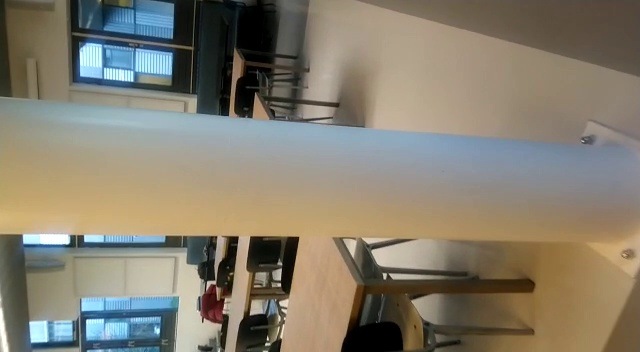
#> input picture Python_Test_Scripts/hakim_pillardetector/features/image_sequence_pure_ver3/image_50.jpg, 640 x 352 px, found by its file name
$ python untitled2.py
#> lines starting #> are read from the running program, lines starting #| are printed output that depends on the picture
#!/usr/bin/env python3
# -*- coding: utf-8 -*-
"""
Created on Tue Mar 17 00:03:32 2020

@author: hakim
"""

import cv2
import numpy as np

img = cv2.imread('image_sequence_pure_ver1/image_50.jpg',0)
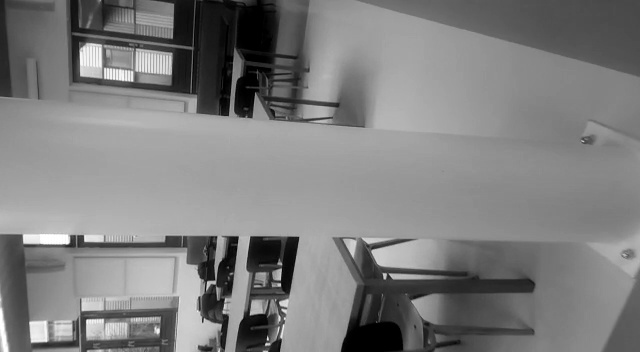
#> img: shape (352, 640); min 0, max 255, mean 126.2
kernel = np.ones((5,5),np.uint8)
erosion = cv2.erode(img,kernel,iterations = 1)
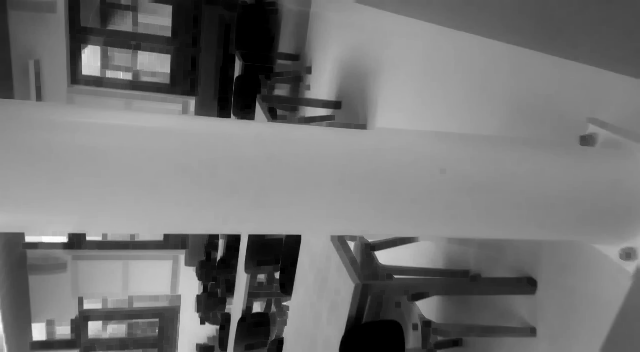
#> erosion: shape (352, 640); min 0, max 253, mean 116.9
cv2.imshow("Source",erosion)

$ run again, with Python_Test_Scripts/hakim_pillardetector/features/image_sequence_pure_ver3/image_103.jpg copied over Python_Test_Scripts/hakim_pillardetector/features/image_sequence_pure_ver3/image_50.jpg
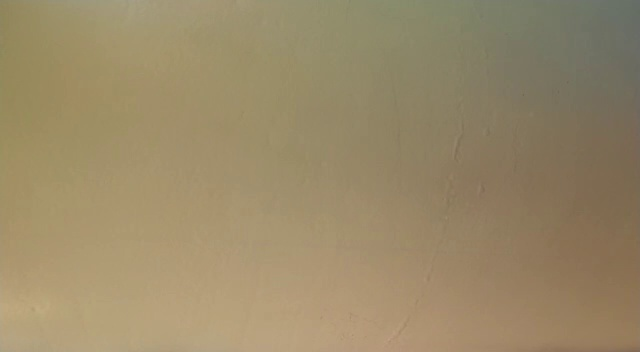
#> input picture Python_Test_Scripts/hakim_pillardetector/features/image_sequence_pure_ver3/image_103.jpg, 640 x 352 px, found by its file name
#> `img = cv2.imread('image_sequence_pure_ver1/image_50.jpg',0)`:
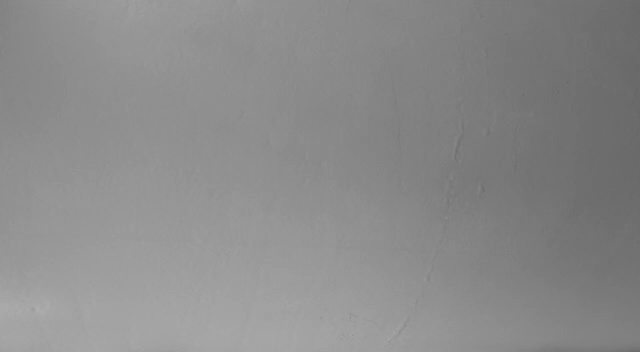
#> img: shape (352, 640); min 103, max 174, mean 138.7
